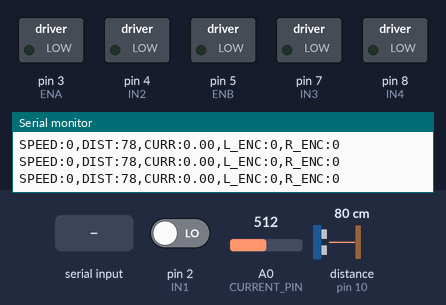
Bench run of a sketch on a simulated Arduino Nano, built with avr-gcc and run on an emulated ATmega328P. Shown: switched loads named in the sketch (green lamp = pin HIGH), the last lines printed to the serial monitor. Wiring (inferred from the names in the program): ultrasonic range finder: trigger pin 9; echo pin 10. The test bench sets the inputs (shaded band); at power-on: pin 2 (IN1) LOW, A0 (CURRENT_PIN) = 512, distance to the obstacle (sensor on pin 10) 80 cm. The echo pulse lasts 58.3 µs per cm; pins used as bus, display or sensor lines are not drawn.

Above: at 1.2 s.
1.3 s: "F90\n" received over Serial
At 2.5 s:
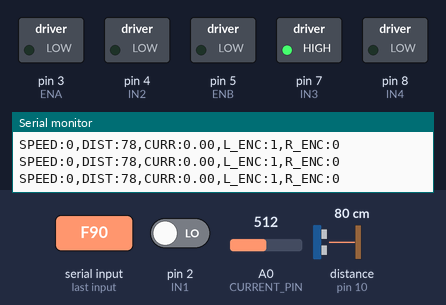
2.8 s: "F:45\n" received over Serial
At 3.6 s:
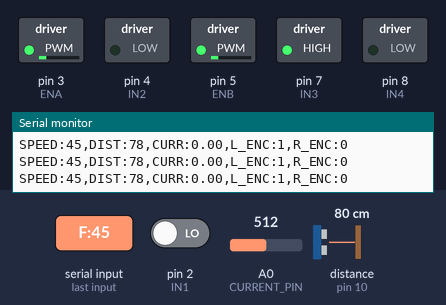
4.3 s: "B90\n" received over Serial
At 4.8 s:
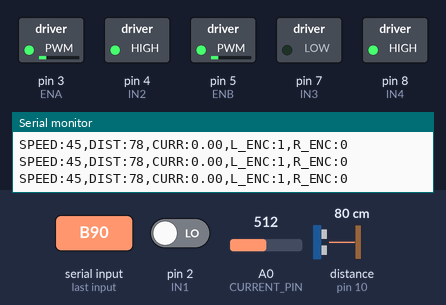
5.8 s: "R90\n" received over Serial
At 7.0 s:
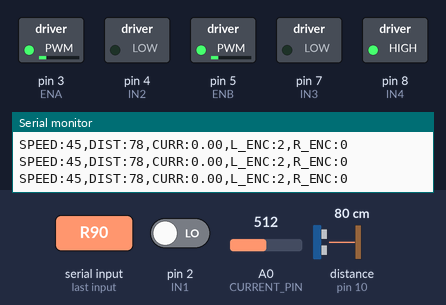
7.3 s: "L90\n" received over Serial
At 8.3 s:
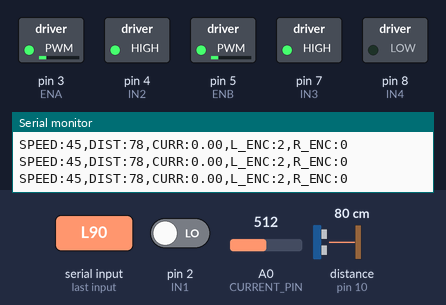
8.8 s: "B:45\n" received over Serial
At 9.4 s:
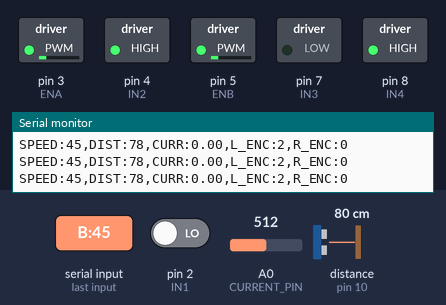
Timing chart, 0 to 11.3 s (numbered marks = the images above; inputs shaded):
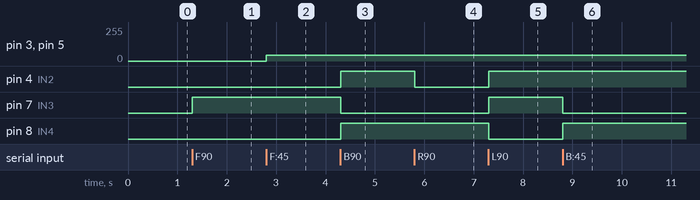

Measured:
- after the input at 1.3 s, pin 7 (IN3): LOW → HIGH at once
- after the input at 2.8 s, pin 3 (ENA), pin 5 (ENB): 0/255 → 45/255 at once
- after the input at 4.3 s, pin 4 (IN2), pin 8 (IN4): LOW → HIGH at once; pin 7 (IN3): HIGH → LOW at once
- after the input at 5.8 s, pin 4 (IN2): HIGH → LOW at once
- after the input at 7.3 s, pin 4 (IN2), pin 7 (IN3): LOW → HIGH at once; pin 8 (IN4): HIGH → LOW at once
- after the input at 8.8 s, pin 7 (IN3): HIGH → LOW at once; pin 8 (IN4): LOW → HIGH at once

The sketch:

agribot_motor_control.ino
```cpp
/**
 * Agribot Motor Control Firmware
 * Hardware: Arduino Nano + L298N + HC-SR04 + ACS712
 * Protocol: 'F:speed', 'B:speed', 'L:speed', 'R:speed', 'S'
 */

// L298N Pin Definitions
const int ENA = 3;  // Left Motor PWM
const int IN1 = 2;
const int IN2 = 4;
const int ENB = 5;  // Right Motor PWM
const int IN3 = 7;
const int IN4 = 8;

// Encoder Pin Definitions
const int L_ENC_PIN = 2; // Interrupt pin
const int R_ENC_PIN = 3; // Interrupt pin

// Ultrasonic Sensor Pins
const int TRIG_PIN = 9;
const int ECHO_PIN = 10;

// Current Sensor Pin
const int CURRENT_PIN = A0;

// Variables
volatile long leftEncoderTicks = 0;
volatile long rightEncoderTicks = 0;
int motorSpeed = 0;
long duration;
int distance;
float currentVal = 0.0;

void leftEncoderISR() {
  leftEncoderTicks++;
}

void rightEncoderISR() {
  rightEncoderTicks++;
}

void setup() {
  Serial.begin(115200);

  // Motor Pins
  pinMode(ENA, OUTPUT);
  pinMode(IN1, OUTPUT);
  pinMode(IN2, OUTPUT);
  pinMode(ENB, OUTPUT);
  pinMode(IN3, OUTPUT);
  pinMode(IN4, OUTPUT);

  // Ultrasonic Pins
  pinMode(TRIG_PIN, OUTPUT);
  pinMode(ECHO_PIN, INPUT);

  // Encoder Pins
  pinMode(L_ENC_PIN, INPUT_PULLUP);
  pinMode(R_ENC_PIN, INPUT_PULLUP);
  attachInterrupt(digitalPinToInterrupt(L_ENC_PIN), leftEncoderISR, RISING);
  attachInterrupt(digitalPinToInterrupt(R_ENC_PIN), rightEncoderISR, RISING);

  stopMotors();
  // Report identity and configuration for automatic discovery
  Serial.println("STATUS:READY,MODEL:Agribot_v1.1");
  Serial.println("CONFIG:PINS:ENA=3,ENB=5,L_ENC=2,R_ENC=3,TRIG=9,ECHO=10");
  Serial.println("CONFIG:PARAMS:R=0.025,B=0.22,CPR=716");
}

void loop() {
  checkObstacle();
  readCurrent();

  if (Serial.available() > 0) {
    String cmd = Serial.readStringUntil('\n');
    parseCommand(cmd);
  }

  // Periodic status feedback (every 100ms for smoother odometry)
  static unsigned long lastUpdate = 0;
  if (millis() - lastUpdate > 100) {
    sendStatus();
    lastUpdate = millis();
  }
}

void parseCommand(String cmd) {
  cmd.trim();
  int colonIndex = cmd.indexOf(':');
  char action = cmd.charAt(0);

  if (colonIndex != -1) {
    motorSpeed = cmd.substring(colonIndex + 1).toInt();
    motorSpeed = constrain(motorSpeed, 0, 255);
  }

  // Safety check: Don't move forward if obstacle is near
  if (distance < 20 && action == 'F') {
    Serial.println("ERROR:OBSTACLE_DETECTED");
    stopMotors();
    return;
  }

  switch (action) {
    case 'F': moveForward(motorSpeed); break;
    case 'B': moveBackward(motorSpeed); break;
    case 'L': turnLeft(motorSpeed); break;
    case 'R': turnRight(motorSpeed); break;
    case 'S': stopMotors(); break;
    default: Serial.println("ERROR:INVALID_CMD"); break;
  }
}

void moveForward(int s) {
  digitalWrite(IN1, HIGH); digitalWrite(IN2, LOW);
  digitalWrite(IN3, HIGH); digitalWrite(IN4, LOW);
  analogWrite(ENA, s); analogWrite(ENB, s);
}

void moveBackward(int s) {
  digitalWrite(IN1, LOW); digitalWrite(IN2, HIGH);
  digitalWrite(IN3, LOW); digitalWrite(IN4, HIGH);
  analogWrite(ENA, s); analogWrite(ENB, s);
}

void turnLeft(int s) {
  digitalWrite(IN1, LOW); digitalWrite(IN2, HIGH);
  digitalWrite(IN3, HIGH); digitalWrite(IN4, LOW);
  analogWrite(ENA, s); analogWrite(ENB, s);
}

void turnRight(int s) {
  digitalWrite(IN1, HIGH); digitalWrite(IN2, LOW);
  digitalWrite(IN3, LOW); digitalWrite(IN4, HIGH);
  analogWrite(ENA, s); analogWrite(ENB, s);
}

void stopMotors() {
  digitalWrite(IN1, LOW); digitalWrite(IN2, LOW);
  digitalWrite(IN3, LOW); digitalWrite(IN4, LOW);
  analogWrite(ENA, 0); analogWrite(ENB, 0);
}

void checkObstacle() {
  digitalWrite(TRIG_PIN, LOW);
  delayMicroseconds(2);
  digitalWrite(TRIG_PIN, HIGH);
  delayMicroseconds(10);
  digitalWrite(TRIG_PIN, LOW);
  duration = pulseIn(ECHO_PIN, HIGH);
  distance = duration * 0.034 / 2;
}

void readCurrent() {
  int sensorValue = analogRead(CURRENT_PIN);
  // Basic conversion for ACS712-05B
  currentVal = (sensorValue - 512) * (5.0 / 1024.0) / 0.185;
}

void sendStatus() {
  Serial.print("SPEED:"); Serial.print(motorSpeed);
  Serial.print(",DIST:"); Serial.print(distance);
  Serial.print(",CURR:"); Serial.print(currentVal);
  Serial.print(",L_ENC:"); Serial.print(leftEncoderTicks);
  Serial.print(",R_ENC:"); Serial.println(rightEncoderTicks);
}
```
